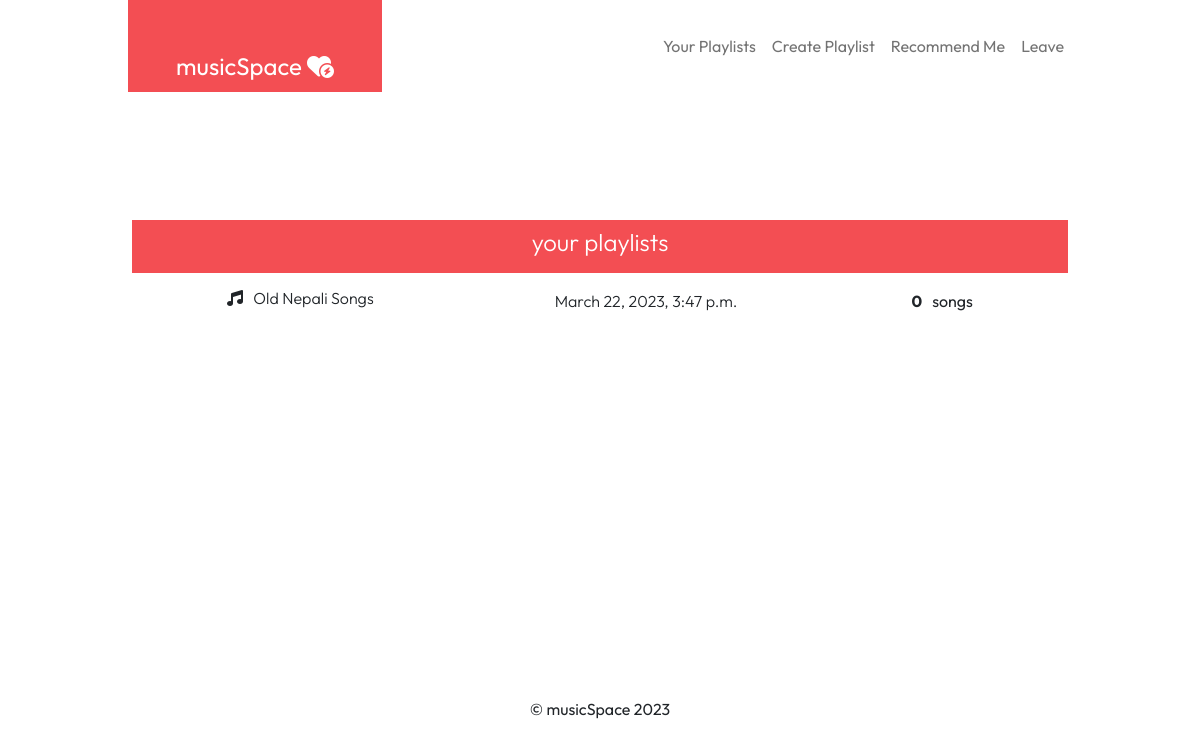
Screenshot of /your-playlists (signed in) with the database file from the repository.
### musicmaker/models.py (models this page shows, shortened)
class Playlist(models.Model):
    name  = models.CharField(max_length=100, null=False)
    user = models.ForeignKey(User, on_delete=models.DO_NOTHING, related_name='maker')
    created_date = models.DateTimeField(auto_now_add=True)
    views = models.IntegerField(default=1)
    @property
    def totalsongs(self):
        return Song.objects.filter(playlist=self.id).count()

### musicmaker/views.py (the view)
# urls.py: path('your-playlists', UserPlaylistView.as_view(), name='user-pl'),
class UserPlaylistView(ListView):
    model = Playlist
    template_name = 'musicmaker/userlist.html'
    def get_queryset(self):
        queryset = super().get_queryset()
        return queryset.filter(user=self.request.user)

### templates/musicmaker/userlist.html (shortened to what this page needs)
{% extends 'base.html' %}
{%load static%}
{% block bodyblock%}
<div class="mb-0 pb-0 mx-3 d-flex justify-content-end">
</div>
<div class="ms-body py-2 mt-0 mx-3">
  <h4 class="text-white text-center fw-light">your playlists</h4>
</div>
<div class="mx-3 p-2" style="height:50vh; overflow: auto;">
{% for object in object_list %}
       <div class="py-2">
        <a href="{%url 'musicmaker:pl-detail' pk=object.id%}" class="text-decoration-none text-dark">
            <div class="d-flex justify-content-around">
                <div><h6 class="fw-light"> <i class="fa-solid fa-music"></i> &nbsp; {{object.name}} &nbsp;
                </h6></div>
                <div>
                    <p class="fw-light">{{object.created_date}}</p>
                </div>
                <div> <b>{{object.totalsongs}}</b> &nbsp; songs</div>
            </div>
           </a>
       </div>
  {% empty %}
  <p class="text-muted p-5 m-5">No playlists yet.</p>
  {% endfor %}
 </div>
{%endblock%}

### templates/base.html (style rules this page uses)
* { box-sizing: border-box; font-family: "Outfit", sans-serif; scroll-behavior: smooth; }
body { height: 100%; margin: 0; overflow: hidden; }
.ms-body { background-color: #f34e53 }

### rows the page displays
Playlist: name "Old Nepali Songs", created_date "March 22, 2023, 3:47 p.m.", totalsongs "0"
